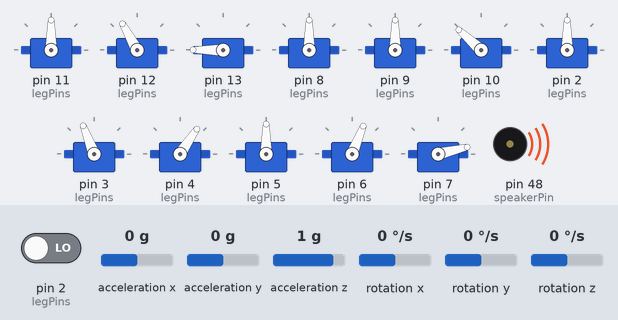
A sketch run on a simulated Arduino Mega 2560, built with avr-gcc and run on an emulated ATmega2560. Parts: 12 × servo, buzzer (waves = sounding). The test bench sets the inputs (shaded band); at power-on: acceleration z 1 g, acceleration x 0 g, pin 2 (legPins) LOW, acceleration y 0 g, rotation x 0 °/s, rotation y 0 °/s, rotation z 0 °/s. The sensor or clock chip raises its interrupt line as the real part does; what the sketch prints to the serial monitor is not drawn.

Above: at 5.3 s.
5.4 s: acceleration z set to 0.1 g
At 6.0 s:
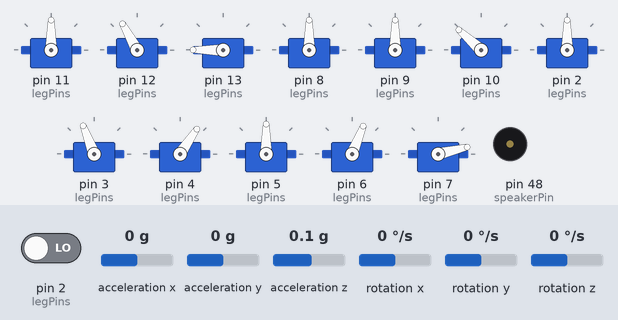
8.4 s: acceleration z set to -0.2 g
9.9 s: acceleration x set to 0.2 g
At 36.2 s:
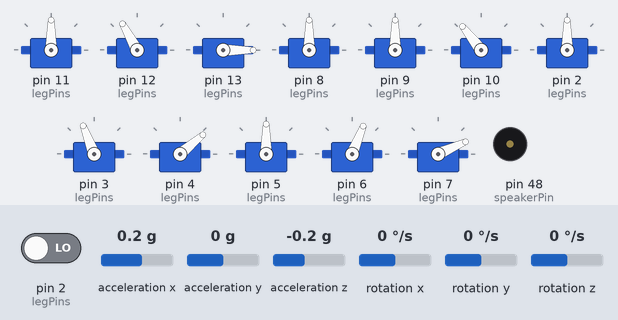
Timing chart, 0 to 37.0 s (numbered marks = the images above; inputs shaded):
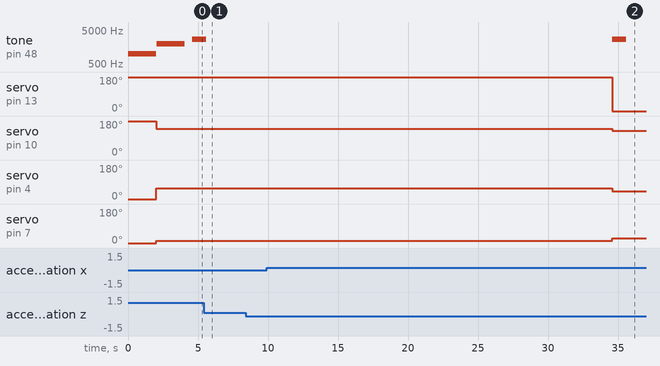

Measured:
- the behaviour switches between 0 and 0.1 g on acceleration x (found by bisection; images 1 and 2)

The sketch:

crawlrobot-quadlegbase-mpu.ino
```cpp
#include <Servo.h>
#include <math.h>
#include <PID_v1.h> //You can download the driver from https://github.com/br3ttb/Arduino-PID-Library/

//setups
const int legPins[4][3] = { // [FrontLeft, FrontRight, BackLeft, BackRight][Coxa, Femur, Tibia]
  {11, 12, 13},
  {8, 9, 10},
  {2, 3, 4},
  {5, 6, 7}
};
const int speakerPin = 48;
const double armLength = 4;//cm
double Kp = 0.75, Ki = 0.0, Kd = 0.0; //Specify the links and initial tuning parameters

//configs
const double defaultHeight = 7.00;//cm. Should be less than 2*armLength. TODO: later this will be incorprated by vision sensor
const double maxSwingAngle = 30;//degrees. Should be less than arccos(h/2r). TODO: later this will be incorporated by height
const double timerStepper = PI / 32; //TODO: later this will be incorported as speed. Better to be multiple of 8
const double sideSwingAngle = 6;//degrees. Why is this even there? It should auto decide based on its balace MPU

//dont touch below variables
Servo legServos[4][3];// [FrontLeft, FrontRight, BackLeft, BackRight][Coxa, Femur, Tibia]
double cftAnglesMatrix[4][3], cftNumbersMatrix[4][3];// [FrontLeft, FrontRight, BackLeft, BackRight][Coxa, Femur, Tibia]
double heightMatrix[4];// [FrontLeft, FrontRight, BackLeft, BackRight]
double timerNumber = 0;
double Setpoint, Input, Output;//Define Variables we'll be connecting to
float ypr[3];           // [yaw, pitch, roll]   yaw/pitch/roll container and gravity vector

PID myPID(&Input, &Output, &Setpoint, Kp, Ki, Kd, DIRECT);

void setup() {
  Serial.begin (115200);
  attachServosToPins();

  myPID.SetMode(AUTOMATIC);
  myPID.SetOutputLimits(-0.5, 0.5);

  Serial.println("Waiting for you to test...");
  bodyTestSequence();
  tone(speakerPin, 1000, 2000);
  delay(2000);
  Serial.println("Hope you have tested my legs are at 90 degrees...");

  bodyStartSequence();
  Serial.println("Waiting for body to stabilize...");
  tone(speakerPin, 2000, 2000);
  delay(2000);
  Serial.println("Body stabilized. Ready to rock...");

  setupMPU();
  stabilizeMPU();

}


void loop() {
  //incrementTimerNumber();
  populateYPR();
  populateHeightArrayBaseOnMPUReadings();
  populateCFTNumbersMatrixBasedOnHeightArrayAndTimerNumber(); //printCFTNumbersMatrix();
  populateCFTAnglesMatrixBasedOnCFTNumbersMatrix(); //printCFTAnglesMatrix();
  adjustLegsBasedOnCFTAnglesMatrix();
}

void populateCFTNumbersMatrixBasedOnHeightArrayAndTimerNumber() {
  //saving in temp for later identifying lifgint leg from behind scenario
  double tempFrontLeftFemurHistory = cftNumbersMatrix[0][1];
  double tempFrontRightFemurHistory = cftNumbersMatrix[1][1];
  double tempBackLeftFemurHistory = cftNumbersMatrix[2][1];
  double tempBackRightFemurHistory = cftNumbersMatrix[3][1];

  //Logic to assign cftnumbers based on time based femur number and calculated tibia number
  //See the old commented method below for a easier understanding
  for (int i = 0; i < 4; i++) {
    cftNumbersMatrix[i][0] = 0;
    cftNumbersMatrix[i][1] = getFemurNumberFromTimerNumber(timerNumber + getOffsetByIndex(i));
    cftNumbersMatrix[i][2] = getTibiaFromFemurAndHeightAndLegIndex(i, getFemurNumberFromTimerNumber(timerNumber + getOffsetByIndex(i)), heightMatrix[i]);
  }

  //lifting legs from behind and placing forward logic is below
  //Also Creep gait logic of bending left right is also below
  if (tempFrontLeftFemurHistory < 0 && cftNumbersMatrix[0][1] > 0) {
    //Frontleft needs to be lift up and placed forward
    cftNumbersMatrix[0][2] = 10 + getTibiaFromFemurAndHeightAndLegIndex(0, tempFrontLeftFemurHistory, heightMatrix[0]);
    cftNumbersMatrix[1][0] = sideSwingAngle;
    cftNumbersMatrix[2][0] = sideSwingAngle;
    cftNumbersMatrix[3][0] = sideSwingAngle;
  }
  if (tempFrontRightFemurHistory < 0 && cftNumbersMatrix[1][1] > 0) {
    //Frontright needs to be lift up and placed forward
    cftNumbersMatrix[1][2] = 10 + getTibiaFromFemurAndHeightAndLegIndex(1, tempFrontRightFemurHistory, heightMatrix[1]);
    cftNumbersMatrix[0][0] = -1 * sideSwingAngle;
    cftNumbersMatrix[2][0] = -1 * sideSwingAngle;
    cftNumbersMatrix[3][0] = -1 * sideSwingAngle;
  }
  if (tempBackLeftFemurHistory < 0 && cftNumbersMatrix[2][1] > 0) {
    //Backleft needs to be lift up and placed forward
    cftNumbersMatrix[2][2] = -10 + getTibiaFromFemurAndHeightAndLegIndex(2, cftNumbersMatrix[2][1], heightMatrix[2]);
    cftNumbersMatrix[0][0] = sideSwingAngle;
    cftNumbersMatrix[1][0] = sideSwingAngle;
    cftNumbersMatrix[3][0] = sideSwingAngle;
  }
  if (tempBackRightFemurHistory < 0 && cftNumbersMatrix[3][1] > 0) {
    //Backright needs to be lift up and placed forward
    cftNumbersMatrix[3][2] = -10 + getTibiaFromFemurAndHeightAndLegIndex(3, cftNumbersMatrix[3][1], heightMatrix[3]);
    cftNumbersMatrix[0][0] = -1 * sideSwingAngle;
    cftNumbersMatrix[1][0] = -1 * sideSwingAngle;
    cftNumbersMatrix[2][0] = -1 * sideSwingAngle;
  }
}

/*
  void populateCFTNumbersMatrixBasedOnHeightArrayAndTimerNumber(){
  double frontLeftFemurNumber = getFemurNumberFromTimerNumber(timerNumber);
  double frontRightFemurNumber = getFemurNumberFromTimerNumber(timerNumber-PI/2);
  double backLeftFemurNumber = getFemurNumberFromTimerNumber(timerNumber-3*PI/4);;
  double backRightFemurNumber = getFemurNumberFromTimerNumber(timerNumber-PI/4);
  cftNumbersMatrix[0][0] = 0;
  cftNumbersMatrix[0][1] = frontLeftFemurNumber;
  cftNumbersMatrix[0][2] = getTibiaFromFemurAndHeight_Front(frontLeftFemurNumber, heightMatrix[0]);
  cftNumbersMatrix[1][0] = 0;
  cftNumbersMatrix[1][1] = frontRightFemurNumber;
  cftNumbersMatrix[1][2] = getTibiaFromFemurAndHeight_Front(frontRightFemurNumber, heightMatrix[1]);
  cftNumbersMatrix[2][0] = 0;
  cftNumbersMatrix[2][1] = backLeftFemurNumber;
  cftNumbersMatrix[2][2] = getTibiaFromFemurAndHeight_Back(backLeftFemurNumber, heightMatrix[2]);
  cftNumbersMatrix[3][0] = 0;
  cftNumbersMatrix[3][1] = backRightFemurNumber;
  cftNumbersMatrix[3][2] = getTibiaFromFemurAndHeight_Back(backRightFemurNumber, heightMatrix[3]);
  }
*/

double getFemurNumberFromTimerNumber(double inputTimerNumber) {
  if (inputTimerNumber < 0) {
    return maxSwingAngle * cos(PI + inputTimerNumber);
  }
  if (inputTimerNumber > PI) {
    return maxSwingAngle * cos(inputTimerNumber - PI);
  }
  //TODO: I think below two if conditions are hacks only and need to be rethough and removed later
  if (inputTimerNumber == 0) {
    return maxSwingAngle * cos(timerStepper);
  }
  if (inputTimerNumber == PI) {
    return maxSwingAngle * cos(timerStepper);
  }
  return maxSwingAngle * cos(inputTimerNumber);
}

void incrementTimerNumber() {
  if (timerNumber + timerStepper < PI - timerStepper) {
    timerNumber = timerNumber + timerStepper;
  } else {
    timerNumber = timerStepper;
  }
}

double getTibiaFromFemurAndHeightAndLegIndex(int legIndex, double femurNumber, double height) {
  if (legIndex == 0 || legIndex == 1) {
    return getTibiaFromFemurAndHeight_Front(femurNumber, height);
  } else {
    return getTibiaFromFemurAndHeight_Back(femurNumber, height);
  }
}

double getTibiaFromFemurAndHeight_Front(double femurNumber, double height) {
  return (acos((height / armLength) - cos(femurNumber * (PI / 180))) * (180 / PI)) - (femurNumber);
}

double getTibiaFromFemurAndHeight_Back(double femurNumber, double height) {
  return -1 * ((acos((height / armLength) - cos(femurNumber * (PI / 180))) * (180 / PI)) + (femurNumber));
}

void attachServosToPins() {
  for (int i = 0; i < 4; i++) {
    for (int j = 0; j < 3; j++) {
      legServos[i][j].attach(legPins[i][j]);
    }
  }
}

void bodyTestSequence() {
  for (int i = 0; i < 4; i++) {
    for (int j = 0; j < 2; j++) {
      legServos[i][j].write(90);
    }
  }
  legServos[0][2].write(180);
  legServos[1][2].write(180);
  legServos[2][2].write(0);
  legServos[3][2].write(0);
}

void populateHeightArrayBaseOnMPUReadings() {
  //TODO: need to remove below code and write actual code
  heightMatrix[0] = defaultHeight;
  heightMatrix[1] = defaultHeight;
  heightMatrix[2] = defaultHeight;
  heightMatrix[3] = defaultHeight;

  Setpoint = 0;
  Input = ypr[2] * 180 / M_PI;
  myPID.Compute();
  //If powerDiff is positive i need to steer left
  //If powerDiff is negative i need to steer right
  float heightDiff = Output;
  Serial.println(heightDiff);

    heightMatrix[0] = defaultHeight+heightDiff;
    heightMatrix[1] = defaultHeight-heightDiff;
    heightMatrix[2] = defaultHeight+heightDiff;
    heightMatrix[3] = defaultHeight-heightDiff;

    Serial.println("left: "+String(heightMatrix[0])+" "+String(heightMatrix[2]));
    Serial.println("right: "+String(heightMatrix[1])+" "+String(heightMatrix[3]));
  /*
    //Considering pitch
    if(ypr[1]>3){
    //Front is high
    Serial.println("Front is high");
    tone(speakerPin, 5000, 50);
    }else if(ypr[1]<-3){
    //Back is high
    Serial.println("Back is high");
    tone(speakerPin, 5000, 50);
    }else{

    }

    //Considering Roll
    if(ypr[2]>3){
    //left is high
    Serial.println("left is high");
    tone(speakerPin, 500, 50);
    }else if(ypr[2]<-3){
    //right is high
    Serial.println("right is high");
    tone(speakerPin, 500, 50);
    }else{

    }
  */
}

void populateCFTAnglesMatrixBasedOnCFTNumbersMatrix() {
  for (int i = 0; i < 4; i++) {
    for (int j = 0; j < 3; j++) {
      if (j == 2 && (i == 0 || i == 1)) {
        cftAnglesMatrix[i][j] = 180 - cftNumbersMatrix[i][j];
      } else if (j == 2 && (i == 2 || i == 3)) {
        cftAnglesMatrix[i][j] = -1 * cftNumbersMatrix[i][j];
      } else {
        cftAnglesMatrix[i][j] = 90 + cftNumbersMatrix[i][j];
      }
    }
  }
}

/*
  void populateCFTAnglesMatrixBasedOnCFTNumbersMatrix(){
  cftAnglesMatrix[0][0] = 90+cftNumbersMatrix[0][0];
  cftAnglesMatrix[0][1] = 90+cftNumbersMatrix[0][1];
  cftAnglesMatrix[0][2] = 180-cftNumbersMatrix[0][2];
  cftAnglesMatrix[1][0] = 90+cftNumbersMatrix[1][0];
  cftAnglesMatrix[1][1] = 90+cftNumbersMatrix[1][1];
  cftAnglesMatrix[1][2] = 180-cftNumbersMatrix[1][2];
  cftAnglesMatrix[2][0] = 90+cftNumbersMatrix[2][0];
  cftAnglesMatrix[2][1] = 90+cftNumbersMatrix[2][1];
  cftAnglesMatrix[2][2] = -1*cftNumbersMatrix[2][2];
  cftAnglesMatrix[3][0] = 90+cftNumbersMatrix[3][0];
  cftAnglesMatrix[3][1] = 90+cftNumbersMatrix[3][1];
  cftAnglesMatrix[3][2] = -1*cftNumbersMatrix[3][2];
  }
*/

void adjustLegsBasedOnCFTAnglesMatrix() {
  for (int i = 0; i < 4; i++) {
    for (int j = 0; j < 3; j++) {
      legServos[i][j].write(cftAnglesMatrix[i][j]);
    }
  }
  delay(50);
}

void bodyStartSequence() {
  populateCFTNumbersMatrixWithStartPosture();
  printCFTNumbersMatrix();
  populateCFTAnglesMatrixBasedOnCFTNumbersMatrix();
  printCFTAnglesMatrix();
  adjustLegsBasedOnCFTAnglesMatrix();
}

void populateCFTNumbersMatrixWithStartPosture() {
  //quite simmilar to populateCFTNumbersMatrixBasedOnHeightArrayAndTimerNumber
  for (int i = 0; i < 4; i++) {
    heightMatrix[i] = defaultHeight;
  }
  for (int i = 0; i < 4; i++) {
    cftNumbersMatrix[i][0] = 0;
    cftNumbersMatrix[i][1] = getFemurNumberFromTimerNumber(0 + getOffsetByIndex(i));
    cftNumbersMatrix[i][2] = getTibiaFromFemurAndHeightAndLegIndex(i, getFemurNumberFromTimerNumber(0 + getOffsetByIndex(i)), heightMatrix[i]);
  }

}

double getOffsetByIndex(int index) {
  double offset = 0; //FL
  if (index == 1) {
    offset = 2 * PI / 4; //FR
  } else if (index == 2) {
    offset = 1 * PI / 4; //BL
  } else if (index == 3) {
    offset = 3 * PI / 4; //BR
  }
  return offset;
}

void printCFTNumbersMatrix() {
  Serial.println("printing CFT Numbers");
  for (int i = 0; i < 4; i++) {
    for (int j = 0; j < 3; j++) {
      Serial.print(cftNumbersMatrix[i][j]);
      Serial.print(" ");
    }
    Serial.println();
  }
}

void printCFTAnglesMatrix() {
  Serial.println("printing CFT Angles");
  for (int i = 0; i < 4; i++) {
    for (int j = 0; j < 3; j++) {
      Serial.print(cftAnglesMatrix[i][j]);
      Serial.print(" ");
    }
    Serial.println();
  }
}
```

IMUCode.ino
```cpp
#include "I2Cdev.h"
#include "MPU6050_6Axis_MotionApps20.h" //You can download the driver from https://github.com/electroniccats/mpu6050
#include "Wire.h"

// MPU control/status vars
bool dmpReady = false;  // set true if DMP init was successful
uint8_t mpuIntStatus;   // holds actual interrupt status byte from MPU
uint8_t devStatus;      // return status after each device operation (0 = success, !0 = error)
uint16_t packetSize;    // expected DMP packet size (default is 42 bytes)
uint16_t fifoCount;     // count of all bytes currently in FIFO
uint8_t fifoBuffer[64]; // FIFO storage buffer
Quaternion q;           // [w, x, y, z]         quaternion container
VectorInt16 aa;         // [x, y, z]            accel sensor measurements
VectorInt16 aaReal;     // [x, y, z]            gravity-free accel sensor measurements
VectorInt16 aaWorld;    // [x, y, z]            world-frame accel sensor measurements
VectorFloat gravity;    // [x, y, z]            gravity vector
float euler[3];         // [psi, theta, phi]    Euler angle container
volatile bool mpuInterrupt = false;     // indicates whether MPU interrupt pin has gone high

MPU6050 mpu;

//setup the mpu
void setupMPU() {
  // join I2C bus (I2Cdev library doesn't do this automatically)
  Wire.begin();
  TWBR = 24; // 400kHz I2C clock (200kHz if CPU is 8MHz)

  // NOTE: 8MHz or slower host processors, like the Teensy @ 3.3v or Ardunio
  // Pro Mini running at 3.3v, cannot handle this baud rate reliably due to
  // the baud timing being too misaligned with processor ticks. You must use
  // 38400 or slower in these cases, or use some kind of external separate
  // crystal solution for the UART timer.

  // initialize device
  Serial.println(F("Initializing I2C devices..."));
  mpu.initialize();

  // verify connection
  Serial.println(F("Testing device connections..."));
  Serial.println(mpu.testConnection() ? F("MPU6050 connection successful") : F("MPU6050 connection failed"));

  // load and configure the DMP
  Serial.println(F("Initializing DMP..."));
  devStatus = mpu.dmpInitialize();

  // supply your own gyro offsets here, scaled for min sensitivity
  mpu.setXGyroOffset(220);
  mpu.setYGyroOffset(76);
  mpu.setZGyroOffset(-85);
  mpu.setZAccelOffset(1788); // 1688 factory default for my test chip

  // make sure it worked (returns 0 if so)
  if (devStatus == 0) {
    // turn on the DMP, now that it's ready
    Serial.println(F("Enabling DMP..."));
    mpu.setDMPEnabled(true);

    // enable Arduino interrupt detection
    Serial.println(F("Enabling interrupt detection (Arduino external interrupt 0)..."));
    attachInterrupt(0, dmpDataReady, RISING);
    mpuIntStatus = mpu.getIntStatus();

    // set our DMP Ready flag so the main loop() function knows it's okay to use it
    Serial.println(F("DMP ready! Waiting for first interrupt..."));
    dmpReady = true;

    // get expected DMP packet size for later comparison
    packetSize = mpu.dmpGetFIFOPacketSize();
  } else {
    // ERROR!
    // 1 = initial memory load failed
    // 2 = DMP configuration updates failed
    // (if it's going to break, usually the code will be 1)
    Serial.print(F("DMP Initialization failed (code "));
    Serial.print(devStatus);
    Serial.println(F(")"));
    while (true);
  }
}

void stabilizeMPU() {
  Serial.println("Stabilizing MPU...");
  unsigned long currentTime = millis();
  tone(speakerPin, 2700, 1000);
  while (millis() - currentTime < 30000) {
    populateYPR();
  }
  tone(speakerPin, 2700, 1000);
  Serial.println("MPU stabilization complete");
}

//dmp interrupt
void dmpDataReady() {
  mpuInterrupt = true;
}

//populates the ypr based on interrupt condition
void populateYPR() {
  // wait for MPU interrupt or extra packet(s) available
  if (mpuInterrupt || fifoCount > packetSize) {
    // reset interrupt flag and get INT_STATUS byte
    mpuInterrupt = false;
    mpuIntStatus = mpu.getIntStatus();

    // get current FIFO count
    fifoCount = mpu.getFIFOCount();

    // check for overflow (this should never happen unless our code is too inefficient)
    if ((mpuIntStatus & 0x10) || fifoCount == 1024) {
      // reset so we can continue cleanly
      mpu.resetFIFO();
      Serial.println(F("FIFO overflow!"));

      // otherwise, check for DMP data ready interrupt (this should happen frequently)
    } else if (mpuIntStatus & 0x02) {
      // wait for correct available data length, should be a VERY short wait
      while (fifoCount < packetSize) fifoCount = mpu.getFIFOCount();

      // read a packet from FIFO
      mpu.getFIFOBytes(fifoBuffer, packetSize);

      // track FIFO count here in case there is > 1 packet available
      // (this lets us immediately read more without waiting for an interrupt)
      fifoCount -= packetSize;
      mpu.dmpGetQuaternion(&q, fifoBuffer);
      mpu.dmpGetGravity(&gravity, &q);
      mpu.dmpGetYawPitchRoll(ypr, &q, &gravity);
      Serial.print("ypr\t");
      Serial.print(ypr[0] * 180 / M_PI);
      Serial.print("\t");
      Serial.print(ypr[1] * 180 / M_PI);
      Serial.print("\t");
      Serial.println(ypr[2] * 180 / M_PI);
    }
  }
}
```
